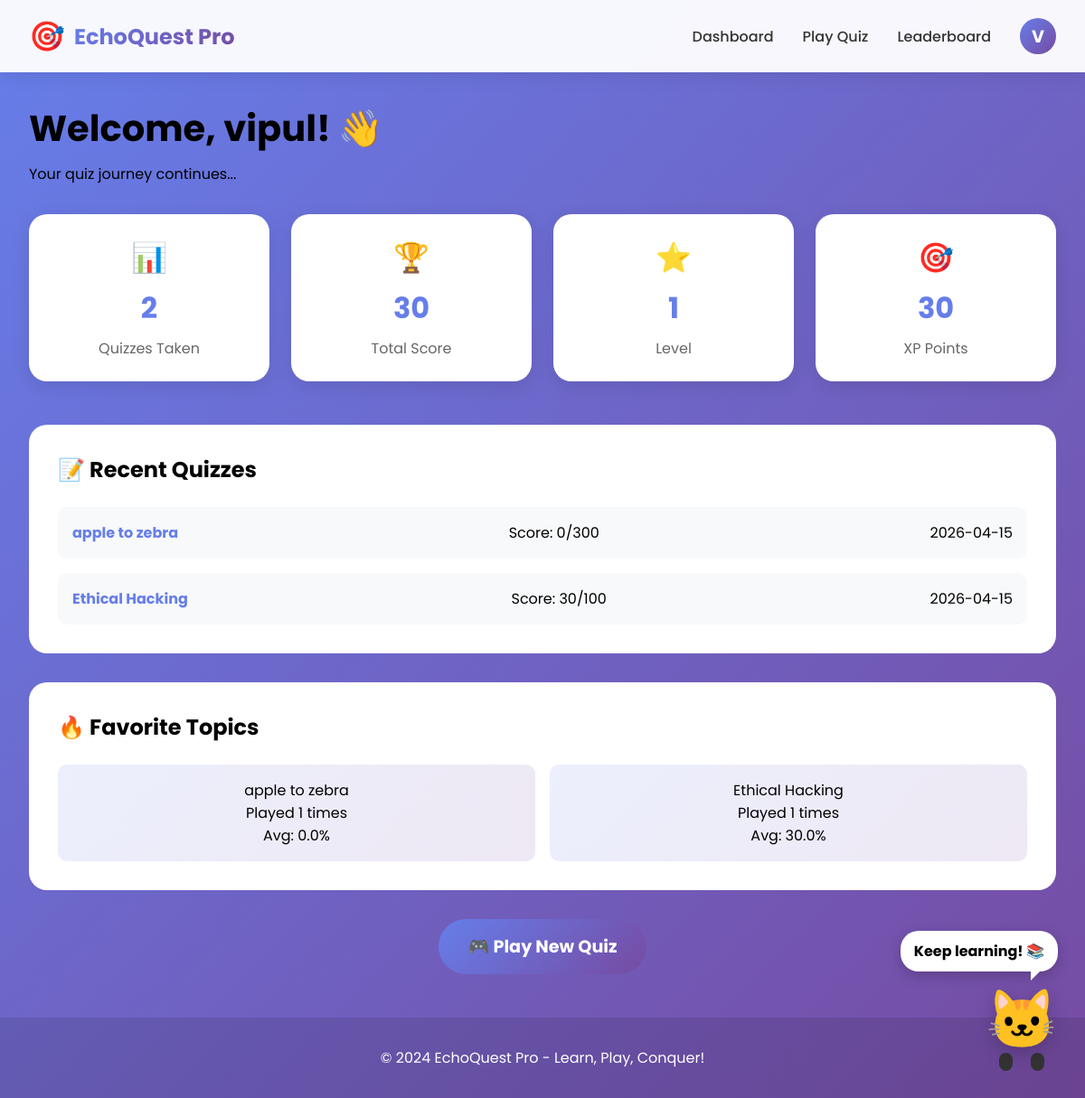
The page /dashboard (signed in) on the database as committed earlier.
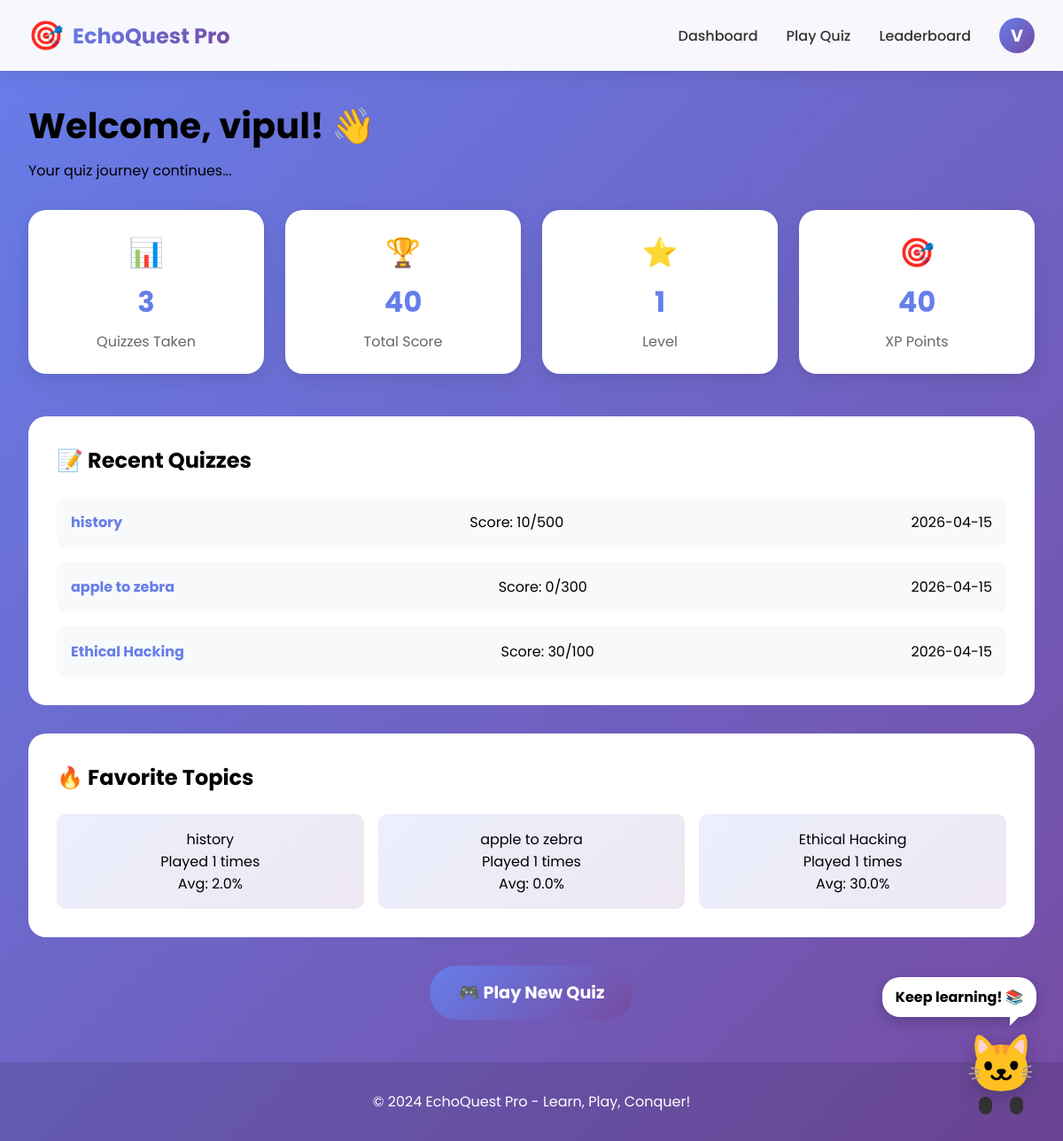
The same page on the database as committed later.
### tables this page shows
CREATE TABLE users (
            id INTEGER PRIMARY KEY AUTOINCREMENT,
            username TEXT UNIQUE NOT NULL,
            email TEXT UNIQUE NOT NULL,
            password TEXT NOT NULL,
            created_at TIMESTAMP DEFAULT CURRENT_TIMESTAMP,
            total_score INTEGER DEFAULT 0,
            quizzes_taken INTEGER DEFAULT 0,
            avatar TEXT DEFAULT '🐱',
            level INTEGER DEFAULT 1,
            xp INTEGER DEFAULT 0
        );

CREATE TABLE quiz_sessions (
            id INTEGER PRIMARY KEY AUTOINCREMENT,
            user_id INTEGER,
            session_id TEXT UNIQUE,
            topic TEXT,
            score INTEGER DEFAULT 0,
            total_questions INTEGER DEFAULT 20,
            completed BOOLEAN DEFAULT 0,
            started_at TIMESTAMP DEFAULT CURRENT_TIMESTAMP,
            completed_at TIMESTAMP, difficulty TEXT DEFAULT 'mixed',
            FOREIGN KEY (user_id) REFERENCES users (id)
        );

CREATE TABLE leaderboard (
            id INTEGER PRIMARY KEY AUTOINCREMENT,
            user_id INTEGER,
            user_name TEXT,
            topic TEXT,
            score INTEGER,
            total_questions INTEGER,
            percentage REAL,
            created_at TIMESTAMP DEFAULT CURRENT_TIMESTAMP,
            FOREIGN KEY (user_id) REFERENCES users (id)
        );

### app.py (the view, shortened to what this page needs)
@app.route('/dashboard')
@login_required
def dashboard():
    conn = get_db()
    cursor = conn.cursor()
    cursor.execute("PRAGMA table_info(quiz_sessions)")
    columns = [col[1] for col in cursor.fetchall()]
    has_difficulty = 'difficulty' in columns
    cursor.execute('''
        SELECT COUNT(*) as total_quizzes, SUM(score) as total_score
        FROM quiz_sessions
        WHERE user_id = ? AND completed = 1
    ''', (current_user.id,))
    stats = cursor.fetchone()
    if has_difficulty:
        cursor.execute('''
            SELECT topic, score, total_questions, completed_at, difficulty
            FROM quiz_sessions
            WHERE user_id = ? AND completed = 1
            ORDER BY completed_at DESC LIMIT 5
        ''', (current_user.id,))
    recent_quizzes = cursor.fetchall()
    cursor.execute('''
        SELECT topic, COUNT(*) as times_played, AVG(percentage) as avg_score
        FROM leaderboard
        WHERE user_id = ?
        GROUP BY topic
        ORDER BY times_played DESC LIMIT 5
    ''', (current_user.id,))
    favorite_topics = cursor.fetchall()
    conn.close()
    return render_template('dashboard.html',
                         stats=stats,
                         recent_quizzes=recent_quizzes,
                         favorite_topics=favorite_topics,
                         has_difficulty=has_difficulty)

### app.py (called while the page is built)
@login_manager.user_loader
def load_user(user_id):
    conn = get_db()
    cursor = conn.cursor()
    cursor.execute("SELECT * FROM users WHERE id = ?", (user_id,))
    user = cursor.fetchone()
    conn.close()
    if user:
        return User(
            id=user[0],
            username=user[1],
            email=user[2],
            total_score=user[5] if len(user) > 5 else 0,
            quizzes_taken=user[6] if len(user) > 6 else 0,
            level=user[8] if len(user) > 8 else 1,
            xp=user[9] if len(user) > 9 else 0,
            avatar=user[7] if len(user) > 7 else '🐱'
        )
    return None

def get_db():
    conn = sqlite3.connect(DATABASE)
    conn.row_factory = sqlite3.Row
    return conn

### templates/dashboard.html (shortened to what this page needs)
{% extends "base.html" %}
{% block content %}
<div class="dashboard-container">
    <div class="dashboard-header">
        <div class="welcome-section">
            <h1 class="glow-text">Welcome, {{ current_user.username }}! 👋</h1>
            <p>Your quiz journey continues...</p>
        </div>
        <div class="stats-grid">
            <div class="stat-card">
                <div class="stat-icon">📊</div>
                <div class="stat-value">{{ stats.total_quizzes or 0 }}</div>
                <div class="stat-label">Quizzes Taken</div>
            </div>
            <div class="stat-card">
                <div class="stat-icon">🏆</div>
                <div class="stat-value">{{ stats.total_score or 0 }}</div>
                <div class="stat-label">Total Score</div>
            </div>
            <div class="stat-card">
                <div class="stat-icon">⭐</div>
                <div class="stat-value">{{ current_user.level }}</div>
                <div class="stat-label">Level</div>
            </div>
            <div class="stat-card">
                <div class="stat-icon">🎯</div>
                <div class="stat-value">{{ current_user.xp }}</div>
                <div class="stat-label">XP Points</div>
            </div>
        </div>
    </div>
    <div class="dashboard-content">
        <div class="dashboard-section">
            <h2>📝 Recent Quizzes</h2>
            <div class="recent-quizzes">
                {% if recent_quizzes %}
                    {% for quiz in recent_quizzes %}
                    <div class="quiz-card slide-in">
                        <div class="quiz-topic">{{ quiz.topic }}</div>
                        <div class="quiz-score">Score: {{ quiz.score }}/{{ quiz.total_questions * 10 }}</div>
                        <div class="quiz-date">{{ quiz.completed_at[:10] }}</div>
                    </div>
                    {% endfor %}
                {% else %}
                    <div class="empty-state">
                        <p>No quizzes taken yet!</p>
                        <a href="{{ url_for('search_topic') }}" class="btn-primary">Start Your First Quiz 🚀</a>
                    </div>
                {% endif %}
            </div>
        </div>
        <div class="dashboard-section">
            <h2>🔥 Favorite Topics</h2>
            <div class="favorite-topics">
                {% if favorite_topics %}
                    {% for topic in favorite_topics %}
                    <div class="topic-card">
                        <div class="topic-name">{{ topic.topic }}</div>
                        <div class="topic-stats">Played {{ topic.times_played }} times</div>
                        <div class="topic-score">Avg: {{ "%.1f"|format(topic.avg_score) }}%</div>
                    </div>
                    {% endfor %}
                {% else %}
                    <p>Complete quizzes to see your favorite topics!</p>
                {% endif %}
            </div>
        </div>
    </div>
    <div class="quick-action">
        <a href="{{ url_for('search_topic') }}" class="play-btn pulse">🎮 Play New Quiz</a>
    </div>
</div>
<div class="animated-character character-dashboard">
    <div class="character-body">
        <div class="character-face">🐱</div>
        <div class="character-legs">
            <div class="leg leg-left"></div>
            <div class="leg leg-right"></div>
        </div>
    </div>
    <div class="speech-bubble">Keep learning! 📚</div>
</div>
{% endblock %}

### templates/base.html (shortened to what this page needs)
<!DOCTYPE html>
<html lang="en">
<head>
    <link rel="stylesheet" href="{{ url_for('static', filename='style.css') }}">
    <link rel="stylesheet" href="{{ url_for('static', filename='animations.css') }}">
</head>
<body>
    <nav class="navbar">
        <div class="nav-container">
            <div class="nav-logo">
                <span class="logo-icon">🎯</span>
                <span class="logo-text">EchoQuest Pro</span>
            </div>
            <div class="nav-menu">
                {% if current_user.is_authenticated %}
                    <a href="{{ url_for('dashboard') }}" class="nav-link">Dashboard</a>
                    <a href="{{ url_for('search_topic') }}" class="nav-link">Play Quiz</a>
                    <a href="{{ url_for('leaderboard') }}" class="nav-link">Leaderboard</a>
                    <div class="user-menu">
                        <span class="user-avatar">{{ current_user.username[0].upper() }}</span>
                    </div>
                {% else %}
                    <a href="{{ url_for('login') }}" class="nav-link">Login</a>
                    <a href="{{ url_for('register') }}" class="nav-link btn-primary-small">Sign Up</a>
                {% endif %}
            </div>
        </div>
    </nav>
    <main>
        {% block content %}{% endblock %}
    </main>
    <footer class="footer">
        <p>© 2024 EchoQuest Pro - Learn, Play, Conquer!</p>
    </footer>
</body>
</html>

Rows that differ between the two databases and show on the page:
changed users "vipul": xp "30" → "40"
added quiz_sessions: topic "history", score "10", quiz.total_questions*10 "500", completed_at "2026-04-15"
added leaderboard: topic "history", times_played "1", avg_score "2.0"
Other text that changed with them:
{{ stats.total_quizzes or 0 }}: "2" → "3"
{{ stats.total_score or 0 }}: "30" → "40"
